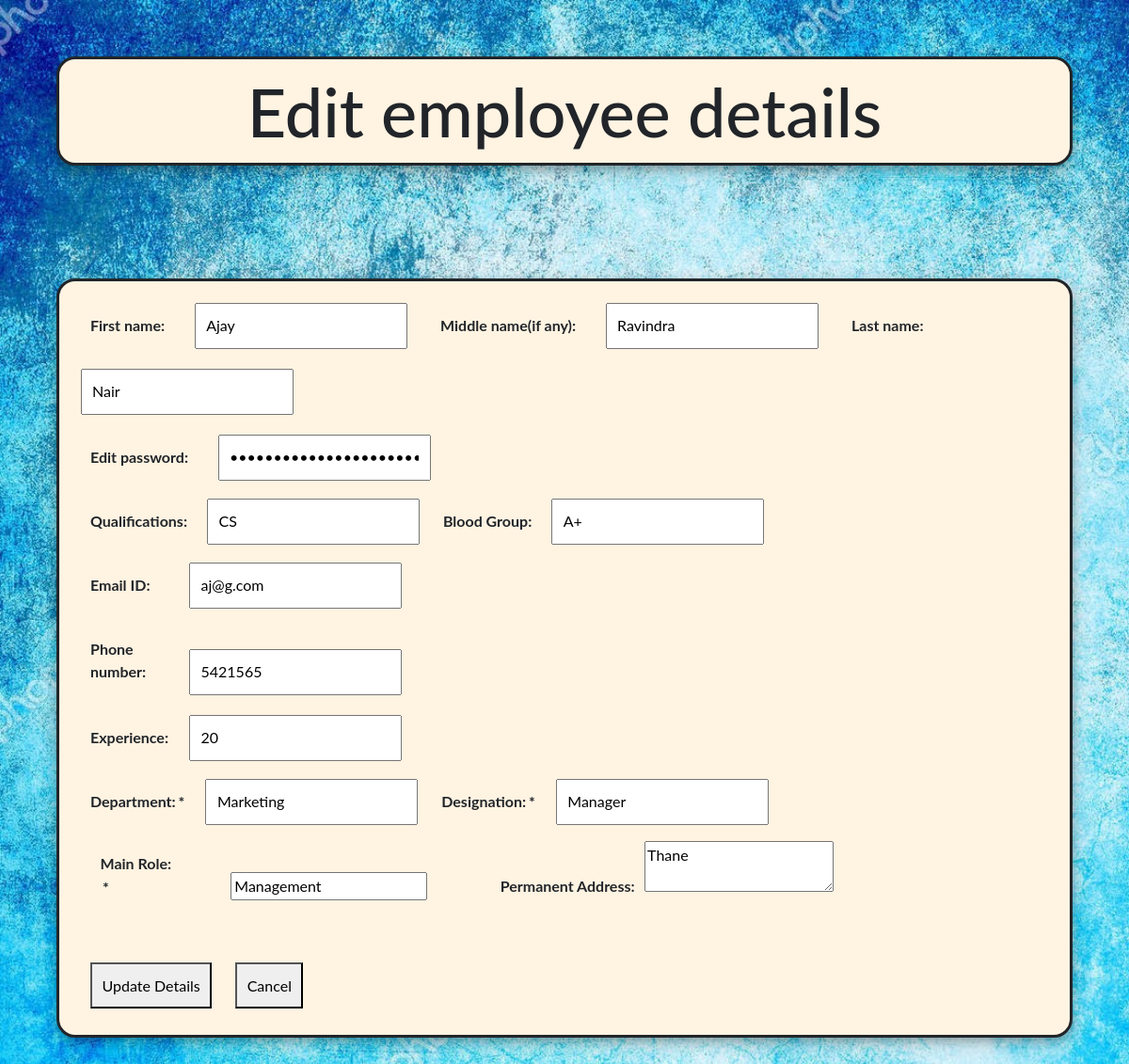
Before: /edit.php?Employ_ID=1 (signed in) with the older database file.
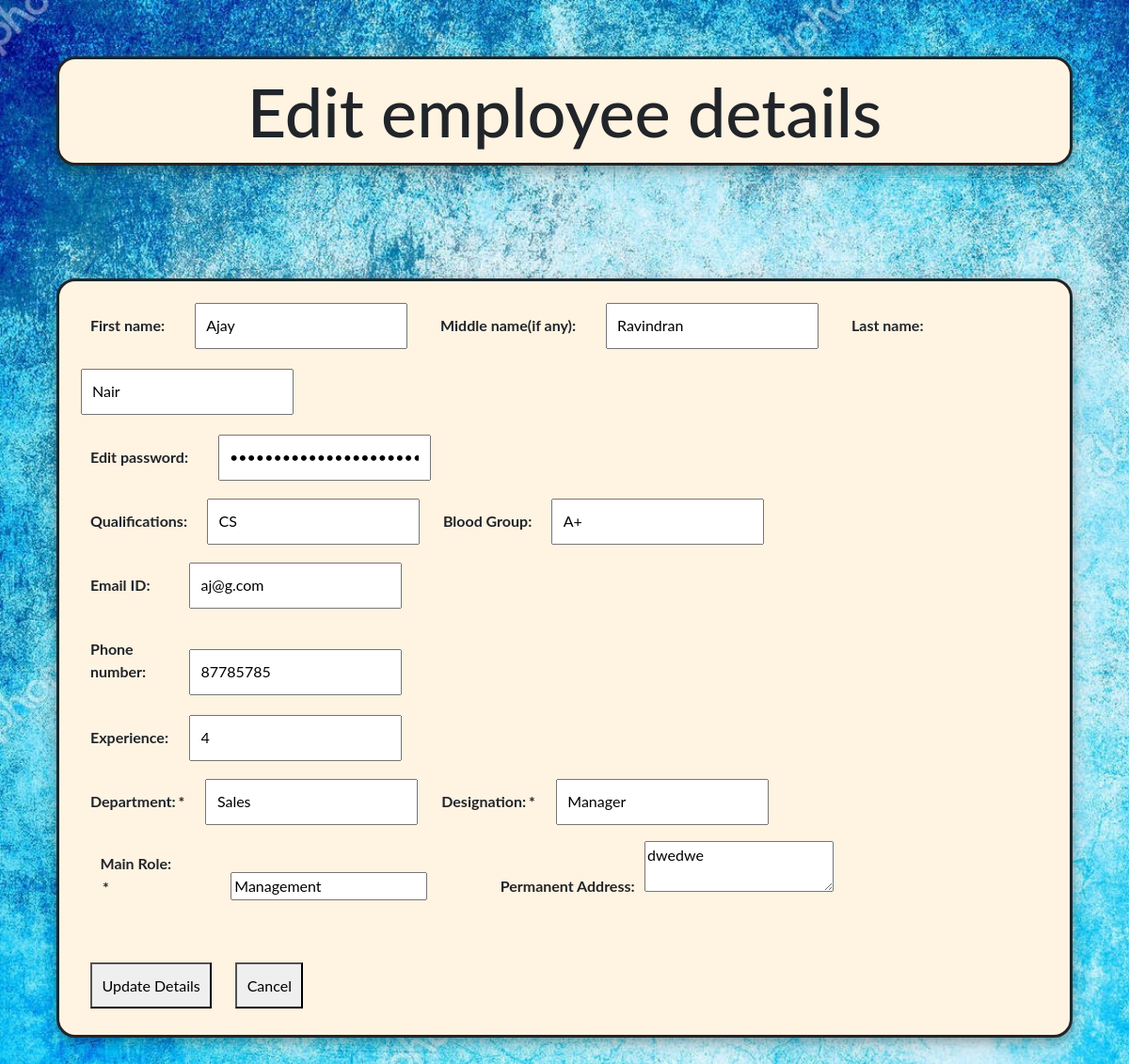
After: the same page with the newer database file.
### tables this page shows
CREATE TABLE `addemploy` (
  `Employ_ID` int(11) NOT NULL,
  `fname` varchar(45) DEFAULT NULL,
  `mname` varchar(45) DEFAULT NULL,
  `lname` varchar(45) DEFAULT NULL,
  `qualify` varchar(45) DEFAULT NULL,
  `blood` varchar(45) DEFAULT NULL,
  `email` varchar(45) DEFAULT NULL,
  `phone` varchar(20) DEFAULT NULL,
  `exp` varchar(45) DEFAULT NULL,
  `department` varchar(45) DEFAULT NULL,
  `designation` varchar(45) DEFAULT NULL,
  `addr` varchar(45) DEFAULT NULL,
  `Password` varchar(45) NOT NULL,
  `MainRole` varchar(45) NOT NULL
);

### edit.php (the view, shortened to what this page needs)
<?php
include "configall.php";
include "bootstrap.php";
$stmt = $pdo->prepare("SELECT * FROM addemploy where Employ_ID = :xyz");
$stmt->execute(array(":xyz" => $_GET['Employ_ID']));
$row = $stmt->fetch(PDO::FETCH_ASSOC);
$fn = htmlentities($row['fname']);
$mn = htmlentities($row['mname']);
$ln = htmlentities($row['lname']);
$q = htmlentities($row['qualify']);
$b = htmlentities($row['blood']);
$em = htmlentities($row['email']);
$ph = htmlentities($row['phone']);
$ex = htmlentities($row['exp']);
$dp = htmlentities($row['department']);
$ds = htmlentities($row['designation']);
$a = htmlentities($row['addr']);
$ma = htmlentities($row['MainRole']);
$pa = htmlentities($row['Password']);
?>
<!doctype html>
<html>
<head>
	<link href="style2.css?v=<?php echo time(); ?>" rel="stylesheet" type="text/css">
</head>
<body>
	<div class="heading">
		<h1>Edit employee details</h1>
	</div>
  <div class="overall">
    <form id="update" method="post" class="u-admin">
  		<fieldset>
  			<div class="name">
  				<label for="fname">First name:</label><input type="text" name="fname" placeholder="Your name" value="<?= $fn ?>">
  				<label for="lname">Middle name(if any):</label><input type="text" name="mname" placeholder="Middle name " value="<?= $mn ?>">
  				<label for="mname">Last name:</label><input type="text" name="lname" placeholder="Surname" value="<?= $ln ?>"><br>
          <label for="pwd">Edit password:</label><input type="password" name="pwd" placeholder="password" value="<?= $pa ?>"><br>
  			</div>
  			<fieldset id="personaldetails">
  				<div class="blood">
  					<label for="qualify">Qualifications:</label><input type="text" name="qualify" value="<?= $q ?>">
  					<label for="blood">Blood Group:</label><input type="text" name="blood" value="<?= $b ?>"><br>
  				</div>
  			</fieldset>
  			<div class="details">
  				<label for="email">Email ID:</label><input type="email" name="email" value="<?= $em ?>" ><br>
  				<label for="phone">Phone number:</label><input type="tel" name="phone" value="<?= $ph ?>"><br>
  				<label for="exp">Experience:</label><input type="text" name="exp" value="<?= $ex ?>"><br>
  			</div>
  			<div class="department">
          <label for="deptmnt" >Department:<span class="required">*</span></label>
  				<input type="text" name="department" value="<?= $dp ?>">
  				<label for "desgntn">Designation:<span class="required">*</span></label>
  				<input type="text" name="designation" value="<?= $ds ?>">
  			</div>
  		 <br>
  		 <div class="address">
         <label for="m">Main Role: <span class="required">*</span></label><input type="text" name="m" value="<?= $ma ?>">
  			 <label for="address">Permanent Address:</label><textarea class="addr" name="addr"><?= $a ?></textarea><br>
  		 </div>
  			<br>
  			<button class="submit" >Update Details</button>
  			<button type="submit" formaction="viewemploy.php" class="cancel" >Cancel</button>
  		</fieldset>
  	</form>
  </div>
</body>
</html>

Changed rows visible on the page:
changed addemploy "Ajay": mname "Ravindra" → "Ravindran"; phone "5421565" → "87785785"; exp "20" → "4"; department "Marketing" → "Sales"; addr "Thane" → "dwedwe"
